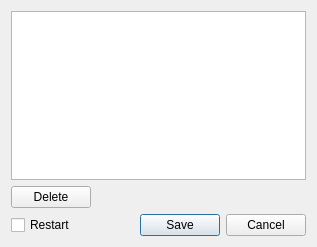
<?xml version="1.0" encoding="UTF-8"?>
<ui version="4.0">
 <class>config_dialog</class>
 <widget class="QDialog" name="config_dialog">
  <property name="geometry">
   <rect>
    <x>0</x>
    <y>0</y>
    <width>317</width>
    <height>247</height>
   </rect>
  </property>
  <property name="windowTitle">
   <string>Config Editor</string>
  </property>
  <property name="modal">
   <bool>false</bool>
  </property>
  <layout class="QGridLayout" name="gridLayout">
   <item row="0" column="0">
    <widget class="QTreeView" name="config_view"/>
   </item>
   <item row="1" column="0">
    <layout class="QGridLayout" name="gridLayout_2">
     <item row="0" column="0">
      <widget class="QPushButton" name="delete_button">
       <property name="text">
        <string>Delete</string>
       </property>
       <property name="shortcut">
        <string>Del</string>
       </property>
      </widget>
     </item>
     <item row="1" column="0">
      <widget class="QCheckBox" name="checkBox">
       <property name="text">
        <string>Restart</string>
       </property>
       <property name="shortcut">
        <string>R</string>
       </property>
      </widget>
     </item>
     <item row="1" column="1">
      <widget class="QDialogButtonBox" name="buttonBox">
       <property name="orientation">
        <enum>Qt::Horizontal</enum>
       </property>
       <property name="standardButtons">
        <set>QDialogButtonBox::Cancel|QDialogButtonBox::Save</set>
       </property>
       <property name="centerButtons">
        <bool>false</bool>
       </property>
      </widget>
     </item>
    </layout>
   </item>
  </layout>
 </widget>
 <resources/>
 <connections>
  <connection>
   <sender>buttonBox</sender>
   <signal>accepted()</signal>
   <receiver>config_dialog</receiver>
   <slot>accept()</slot>
   <hints>
    <hint type="sourcelabel">
     <x>260</x>
     <y>237</y>
    </hint>
    <hint type="destinationlabel">
     <x>157</x>
     <y>246</y>
    </hint>
   </hints>
  </connection>
  <connection>
   <sender>buttonBox</sender>
   <signal>rejected()</signal>
   <receiver>config_dialog</receiver>
   <slot>reject()</slot>
   <hints>
    <hint type="sourcelabel">
     <x>260</x>
     <y>239</y>
    </hint>
    <hint type="destinationlabel">
     <x>267</x>
     <y>246</y>
    </hint>
   </hints>
  </connection>
 </connections>
</ui>
